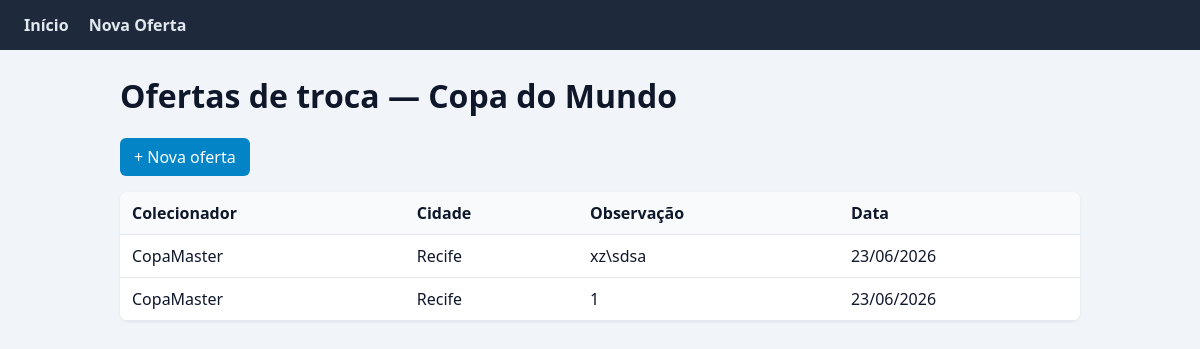
Before: / with the older database file.
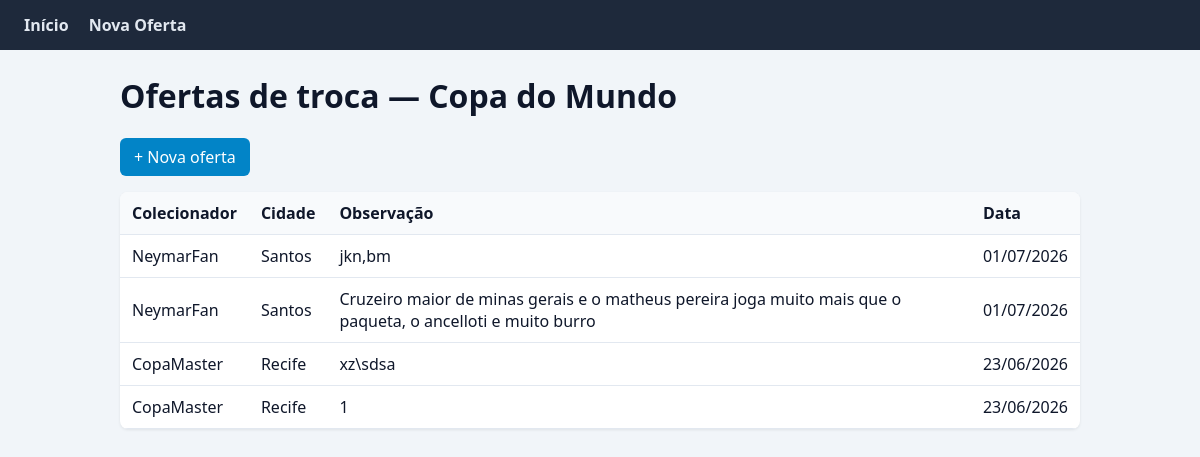
After: the same page with the newer database file.
### models/oferta.py (models this page shows, shortened)
class OfertaTroca(ModeloBase):
    __tablename__ = "ofertas_troca"
    colecionador_id = db.Column(
        db.Integer,
        db.ForeignKey("colecionadores.id"),
        nullable=False
    )
    observacao = db.Column(db.String(255), nullable=True)
    colecionador = db.relationship(
        "Colecionador",
        back_populates="ofertas"
    )
    itens = db.relationship(
        "ItemOferta",
        back_populates="oferta",
        cascade="all, delete-orphan"
    )
    @classmethod
    def listar_com_colecionador(cls):
        return cls.query.order_by(cls.data_criacao.desc()).all()

### models/colecionador.py (models this page shows, shortened)
class Colecionador(ModeloBase):
    __tablename__ = "colecionadores"
    apelido = db.Column(db.String(60), nullable=False)
    cidade = db.Column(db.String(80), nullable=False)
    ofertas = db.relationship(
        "OfertaTroca",
        back_populates="colecionador",
        lazy=True
    )

### controllers/figurinhas_controller.py (the view)
@figurinhas_bp.route("/")
def index():
    ofertas = OfertaTroca.listar_com_colecionador()
    return render_template(
        "figurinhas/lista_ofertas.html",
        ofertas=ofertas
    )

### views/templates/figurinhas/lista_ofertas.html (shortened to what this page needs)
{% extends "layout.html" %}
{% block content %}
<h1>Ofertas de troca — Copa do Mundo</h1>
<p>
    <a class="btn" href="{{ url_for('figurinhas.cadastrar_oferta') }}">
        + Nova oferta
    </a>
</p>
<table>
    <thead>
        <tr>
            <th>Colecionador</th>
            <th>Cidade</th>
            <th>Observação</th>
            <th>Data</th>
        </tr>
    </thead>
    <tbody>
    {% if ofertas %}
        {% for oferta in ofertas %}
        <tr>
            <td>{{ oferta.colecionador.apelido }}</td>
            <td>{{ oferta.colecionador.cidade }}</td>
            <td>{{ oferta.observacao or "-" }}</td>
            <td>{{ oferta.data_criacao.strftime("%d/%m/%Y") }}</td>
        </tr>
        {% endfor %}
    {% else %}
        <tr>
            <td colspan="4">
                Nenhuma oferta cadastrada.
            </td>
        </tr>
    {% endif %}
    </tbody>
</table>
{% endblock %}

### views/templates/layout.html (shortened to what this page needs)
<!DOCTYPE html>
<html lang="pt-BR">
<head>
    <link rel="stylesheet" href="{{ url_for('static', filename='css/style.css') }}">
</head>
<body>
    <nav class="nav">
        <a href="{{ url_for('figurinhas.index') }}">Início</a>
        <a href="{{ url_for('figurinhas.cadastrar_oferta') }}">Nova Oferta</a>
    </nav>
    <main class="container">
        {% block content %}
        {% endblock %}
    </main>
</body>
</html>

### views/static/css/style.css (style rules this page uses)
body { font-family: "Segoe UI", Arial, sans-serif; margin: 0; background: #f1f5f9; color: #0f172a; }
.nav { background: #1e293b; padding: 14px 24px; display: flex; gap: 20px; }
.nav a { color: #e2e8f0; text-decoration: none; font-weight: 600; }
.container { max-width: 960px; margin: 24px auto; padding: 0 16px; }
table { width: 100%; border-collapse: collapse; background: #fff; border-radius: 8px; overflow: hidden; box-shadow: 0 1px 3px rgba(0, 0, 0, 0.08); }
th, td { padding: 10px 12px; border-bottom: 1px solid #e2e8f0; text-align: left; }
th { background: #f8fafc; }
.btn { display: inline-block; padding: 8px 14px; background: #0284c7; color: #fff; text-decoration: none; border-radius: 6px; }

Changed rows visible on the page:
added OfertaTroca: colecionador.apelido "NeymarFan", colecionador.cidade "Santos", observacao "jkn,bm", data_criacao "01/07/2026"
added OfertaTroca: colecionador.apelido "NeymarFan", colecionador.cidade "Santos", observacao "Cruzeiro maior de minas gerais e o matheus pereira joga muito mais que o paqueta, o ancelloti e muito burro", data_criacao "01/07/2026"
